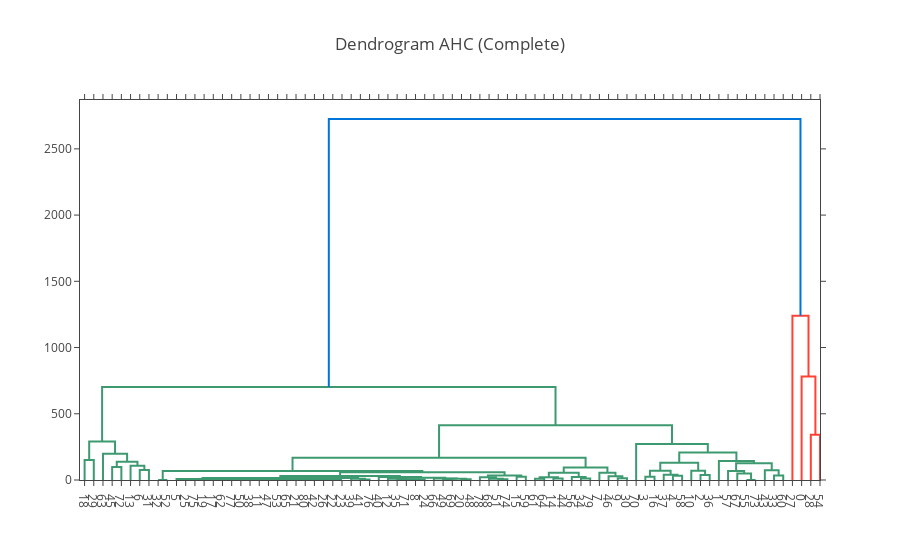

Source (notebook cell):
### Code cell
# Create dendrogram figures for Complete linkage
fig_complete = ff.create_dendrogram(X_ahc, orientation='bottom', linkagefun=lambda x: linkage_matrix_complete)
fig_complete.update_layout(title='Dendrogram AHC (Complete)')
fig_complete.show()

### Figure 1 — Plotly figure (JSON) as saved in the notebook; plotly's stock layout.template omitted (floating-point values rounded to 4 significant figures)
{"data": [{"hoverinfo": "text", "marker": {"color": "rgb(61,153,112)"}, "mode": "lines", "type": "scatter", "x": [5, 5, 15, 15], "xaxis": "x", "y": [0, 151.1, 151.1, 0], "yaxis": "y"}, {"hoverinfo": "text", "marker": {"color": "rgb(61,153,112)"}, "mode": "lines", "type": "scatter", "x": [35, 35, 45, 45], "xaxis": "x", "y": [0, 98.28, 98.28, 0], "yaxis": "y"}, {"hoverinfo": "text", "marker": {"color": "rgb(61,153,112)"}, "mode": "lines", "type": "scatter", "x": [65, 65, 75, 75], "xaxis": "x", "y": [0, 74.58, 74.58, 0], "yaxis": "y"}, {"hoverinfo": "text", "marker": {"color": "rgb(61,153,112)"}, "mode": "lines", "type": "scatter", "x": [55, 55, 70, 70], "xaxis": "x", "y": [0, 106.7, 106.7, 74.58], "yaxis": "y"}, {"hoverinfo": "text", "marker": {"color": "rgb(61,153,112)"}, "mode": "lines", "type": "scatter", "x": [40, 40, 62.5, 62.5], "xaxis": "x", "y": [98.28, 138.5, 138.5, 106.7], "yaxis": "y"}, {"hoverinfo": "text", "marker": {"color": "rgb(61,153,112)"}, "mode": "lines", "type": "scatter", "x": [25, 25, 51.25, 51.25], "xaxis": "x", "y": [0, 197.3, 197.3, 138.5], "yaxis": "y"}, {"hoverinfo": "text", "marker": {"color": "rgb(61,153,112)"}, "mode": "lines", "type": "scatter", "x": [10, 10, 38.12, 38.12], "xaxis": "x", "y": [151.1, 291.2, 291.2, 197.3], "yaxis": "y"}, {"hoverinfo": "text", "marker": {"color": "rgb(61,153,112)"}, "mode": "lines", "type": "scatter", "x": [85, 85, 95, 95], "xaxis": "x", "y": [0, 0, 0, 0], "yaxis": "y"}, {"hoverinfo": "text", "marker": {"color": "rgb(61,153,112)"}, "mode": "lines", "type": "scatter", "x": [115, 115, 125, 125], "xaxis": "x", "y": [0, 1.414, 1.414, 0], "yaxis": "y"}, {"hoverinfo": "text", "marker": {"color": "rgb(61,153,112)"}, "mode": "lines", "type": "scatter", "x": [145, 145, 155, 155], "xaxis": "x", "y": [0, 2.646, 2.646, 0], "yaxis": "y"}, {"hoverinfo": "text", "marker": {"color": "rgb(61,153,112)"}, "mode": "lines", "type": "scatter", "x": [135, 135, 150, 150], "xaxis": "x", "y": [0, 3.464, 3.464, 2.646], "yaxis": "y"}, {"hoverinfo": "text", "marker": {"color": "rgb(61,153,112)"}, "mode": "lines", "type": "scatter", "x": [120, 120, 142.5, 142.5], "xaxis": "x", "y": [1.414, 4, 4, 3.464], "yaxis": "y"}, {"hoverinfo": "text", "marker": {"color": "rgb(61,153,112)"}, "mode": "lines", "type": "scatter", "x": [195, 195, 205, 205], "xaxis": "x", "y": [0, 0, 0, 0], "yaxis": "y"}, {"hoverinfo": "text", "marker": {"color": "rgb(61,153,112)"}, "mode": "lines", "type": "scatter", "x": [215, 215, 225, 225], "xaxis": "x", "y": [0, 0, 0, 0], "yaxis": "y"}, {"hoverinfo": "text", "marker": {"color": "rgb(61,153,112)"}, "mode": "lines", "type": "scatter", "x": [200, 200, 220, 220], "xaxis": "x", "y": [0, 1, 1, 0], "yaxis": "y"}, {"hoverinfo": "text", "marker": {"color": "rgb(61,153,112)"}, "mode": "lines", "type": "scatter", "x": [185, 185, 210, 210], "xaxis": "x", "y": [0, 2.236, 2.236, 1], "yaxis": "y"}, {"hoverinfo": "text", "marker": {"color": "rgb(61,153,112)"}, "mode": "lines", "type": "scatter", "x": [175, 175, 197.5, 197.5], "xaxis": "x", "y": [0, 2.449, 2.449, 2.236], "yaxis": "y"}, {"hoverinfo": "text", "marker": {"color": "rgb(61,153,112)"}, "mode": "lines", "type": "scatter", "x": [235, 235, 245, 245], "xaxis": "x", "y": [0, 1.732, 1.732, 0], "yaxis": "y"}, {"hoverinfo": "text", "marker": {"color": "rgb(61,153,112)"}, "mode": "lines", "type": "scatter", "x": [275, 275, 285, 285], "xaxis": "x", "y": [0, 0, 0, 0], "yaxis": "y"}, {"hoverinfo": "text", "marker": {"color": "rgb(61,153,112)"}, "mode": "lines", "type": "scatter", "x": [265, 265, 280, 280], "xaxis": "x", "y": [0, 1, 1, 0], "yaxis": "y"}, {"hoverinfo": "text", "marker": {"color": "rgb(61,153,112)"}, "mode": "lines", "type": "scatter", "x": [255, 255, 272.5, 272.5], "xaxis": "x", "y": [0, 2, 2, 1], "yaxis": "y"}, {"hoverinfo": "text", "marker": {"color": "rgb(61,153,112)"}, "mode": "lines", "type": "scatter", "x": [240, 240, 263.8, 263.8], "xaxis": "x", "y": [1.732, 2.646, 2.646, 2], "yaxis": "y"}, {"hoverinfo": "text", "marker": {"color": "rgb(61,153,112)"}, "mode": "lines", "type": "scatter", "x": [186.2, 186.2, 251.9, 251.9], "xaxis": "x", "y": [2.449, 3.464, 3.464, 2.646], "yaxis": "y"}, {"hoverinfo": "text", "marker": {"color": "rgb(61,153,112)"}, "mode": "lines", "type": "scatter", "x": [165, 165, 219.1, 219.1], "xaxis": "x", "y": [0, 4.899, 4.899, 3.464], "yaxis": "y"}, {"hoverinfo": "text", "marker": {"color": "rgb(61,153,112)"}, "mode": "lines", "type": "scatter", "x": [131.2, 131.2, 192.0, 192.0], "xaxis": "x", "y": [4, 6.557, 6.557, 4.899], "yaxis": "y"}, {"hoverinfo": "text", "marker": {"color": "rgb(61,153,112)"}, "mode": "lines", "type": "scatter", "x": [105, 105, 161.6, 161.6], "xaxis": "x", "y": [0, 7.81, 7.81, 6.557], "yaxis": "y"}, {"hoverinfo": "text", "marker": {"color": "rgb(61,153,112)"}, "mode": "lines", "type": "scatter", "x": [305, 305, 315, 315], "xaxis": "x", "y": [0, 4.123, 4.123, 0], "yaxis": "y"}, {"hoverinfo": "text", "marker": {"color": "rgb(61,153,112)"}, "mode": "lines", "type": "scatter", "x": [295, 295, 310, 310], "xaxis": "x", "y": [0, 9.849, 9.849, 4.123], "yaxis": "y"}, {"hoverinfo": "text", "marker": {"color": "rgb(61,153,112)"}, "mode": "lines", "type": "scatter", "x": [133.3, 133.3, 302.5, 302.5], "xaxis": "x", "y": [7.81, 15.26, 15.26, 9.849], "yaxis": "y"}, {"hoverinfo": "text", "marker": {"color": "rgb(61,153,112)"}, "mode": "lines", "type": "scatter", "x": [365, 365, 375, 375], "xaxis": "x", "y": [0, 3.317, 3.317, 0], "yaxis": "y"}, {"hoverinfo": "text", "marker": {"color": "rgb(61,153,112)"}, "mode": "lines", "type": "scatter", "x": [355, 355, 370, 370], "xaxis": "x", "y": [0, 4, 4, 3.317], "yaxis": "y"}, {"hoverinfo": "text", "marker": {"color": "rgb(61,153,112)"}, "mode": "lines", "type": "scatter", "x": [345, 345, 362.5, 362.5], "xaxis": "x", "y": [0, 4.69, 4.69, 4], "yaxis": "y"}, {"hoverinfo": "text", "marker": {"color": "rgb(61,153,112)"}, "mode": "lines", "type": "scatter", "x": [335, 335, 353.8, 353.8], "xaxis": "x", "y": [0, 10.3, 10.3, 4.69], "yaxis": "y"}, {"hoverinfo": "text", "marker": {"color": "rgb(61,153,112)"}, "mode": "lines", "type": "scatter", "x": [395, 395, 405, 405], "xaxis": "x", "y": [0, 3.464, 3.464, 0], "yaxis": "y"}, {"hoverinfo": "text", "marker": {"color": "rgb(61,153,112)"}, "mode": "lines", "type": "scatter", "x": [415, 415, 425, 425], "xaxis": "x", "y": [0, 6.481, 6.481, 0], "yaxis": "y"}, {"hoverinfo": "text", "marker": {"color": "rgb(61,153,112)"}, "mode": "lines", "type": "scatter", "x": [400, 400, 420, 420], "xaxis": "x", "y": [3.464, 9.055, 9.055, 6.481], "yaxis": "y"}, {"hoverinfo": "text", "marker": {"color": "rgb(61,153,112)"}, "mode": "lines", "type": "scatter", "x": [385, 385, 410, 410], "xaxis": "x", "y": [0, 12.04, 12.04, 9.055], "yaxis": "y"}, {"hoverinfo": "text", "marker": {"color": "rgb(61,153,112)"}, "mode": "lines", "type": "scatter", "x": [344.4, 344.4, 397.5, 397.5], "xaxis": "x", "y": [10.3, 16.55, 16.55, 12.04], "yaxis": "y"}, {"hoverinfo": "text", "marker": {"color": "rgb(61,153,112)"}, "mode": "lines", "type": "scatter", "x": [325, 325, 370.9, 370.9], "xaxis": "x", "y": [0, 21.95, 21.95, 16.55], "yaxis": "y"}, {"hoverinfo": "text", "marker": {"color": "rgb(61,153,112)"}, "mode": "lines", "type": "scatter", "x": [217.9, 217.9, 348.0, 348.0], "xaxis": "x", "y": [15.26, 29.44, 29.44, 21.95], "yaxis": "y"}, {"hoverinfo": "text", "marker": {"color": "rgb(61,153,112)"}, "mode": "lines", "type": "scatter", "x": [455, 455, 465, 465], "xaxis": "x", "y": [0, 5.196, 5.196, 0], "yaxis": "y"}, {"hoverinfo": "text", "marker": {"color": "rgb(61,153,112)"}, "mode": "lines", "type": "scatter", "x": [445, 445, 460, 460], "xaxis": "x", "y": [0, 8.888, 8.888, 5.196], "yaxis": "y"}, {"hoverinfo": "text", "marker": {"color": "rgb(61,153,112)"}, "mode": "lines", "type": "scatter", "x": [435, 435, 452.5, 452.5], "xaxis": "x", "y": [0, 21, 21, 8.888], "yaxis": "y"}, {"hoverinfo": "text", "marker": {"color": "rgb(61,153,112)"}, "mode": "lines", "type": "scatter", "x": [475, 475, 485, 485], "xaxis": "x", "y": [0, 23.98, 23.98, 0], "yaxis": "y"}, {"hoverinfo": "text", "marker": {"color": "rgb(61,153,112)"}, "mode": "lines", "type": "scatter", "x": [443.8, 443.8, 480, 480], "xaxis": "x", "y": [21, 33.87, 33.87, 23.98], "yaxis": "y"}, {"hoverinfo": "text", "marker": {"color": "rgb(61,153,112)"}, "mode": "lines", "type": "scatter", "x": [282.9, 282.9, 461.9, 461.9], "xaxis": "x", "y": [29.44, 59.21, 59.21, 33.87], "yaxis": "y"}, {"hoverinfo": "text", "marker": {"color": "rgb(61,153,112)"}, "mode": "lines", "type": "scatter", "x": [90, 90, 372.4, 372.4], "xaxis": "x", "y": [0, 67.13, 67.13, 59.21], "yaxis": "y"}, {"hoverinfo": "text", "marker": {"color": "rgb(61,153,112)"}, "mode": "lines", "type": "scatter", "x": [495, 495, 505, 505], "xaxis": "x", "y": [0, 9.055, 9.055, 0], "yaxis": "y"}, {"hoverinfo": "text", "marker": {"color": "rgb(61,153,112)"}, "mode": "lines", "type": "scatter", "x": [515, 515, 525, 525], "xaxis": "x", "y": [0, 10.63, 10.63, 0], "yaxis": "y"}, {"hoverinfo": "text", "marker": {"color": "rgb(61,153,112)"}, "mode": "lines", "type": "scatter", "x": [500, 500, 520, 520], "xaxis": "x", "y": [9.055, 20.27, 20.27, 10.63], "yaxis": "y"}, {"hoverinfo": "text", "marker": {"color": "rgb(61,153,112)"}, "mode": "lines", "type": "scatter", "x": [545, 545, 555, 555], "xaxis": "x", "y": [0, 11.79, 11.79, 0], "yaxis": "y"}, {"hoverinfo": "text", "marker": {"color": "rgb(61,153,112)"}, "mode": "lines", "type": "scatter", "x": [535, 535, 550, 550], "xaxis": "x", "y": [0, 22.72, 22.72, 11.79], "yaxis": "y"}, {"hoverinfo": "text", "marker": {"color": "rgb(61,153,112)"}, "mode": "lines", "type": "scatter", "x": [510, 510, 542.5, 542.5], "xaxis": "x", "y": [20.27, 54.23, 54.23, 22.72], "yaxis": "y"}, {"hoverinfo": "text", "marker": {"color": "rgb(61,153,112)"}, "mode": "lines", "type": "scatter", "x": [585, 585, 595, 595], "xaxis": "x", "y": [0, 14.11, 14.11, 0], "yaxis": "y"}, {"hoverinfo": "text", "marker": {"color": "rgb(61,153,112)"}, "mode": "lines", "type": "scatter", "x": [575, 575, 590, 590], "xaxis": "x", "y": [0, 29.05, 29.05, 14.11], "yaxis": "y"}, {"hoverinfo": "text", "marker": {"color": "rgb(61,153,112)"}, "mode": "lines", "type": "scatter", "x": [565, 565, 582.5, 582.5], "xaxis": "x", "y": [0, 55.52, 55.52, 29.05], "yaxis": "y"}, {"hoverinfo": "text", "marker": {"color": "rgb(61,153,112)"}, "mode": "lines", "type": "scatter", "x": [526.2, 526.2, 573.8, 573.8], "xaxis": "x", "y": [54.23, 94.65, 94.65, 55.52], "yaxis": "y"}, {"hoverinfo": "text", "marker": {"color": "rgb(61,153,112)"}, "mode": "lines", "type": "scatter", "x": [231.2, 231.2, 550, 550], "xaxis": "x", "y": [67.13, 167.7, 167.7, 94.65], "yaxis": "y"}, {"hoverinfo": "text", "marker": {"color": "rgb(61,153,112)"}, "mode": "lines", "type": "scatter", "x": [615, 615, 625, 625], "xaxis": "x", "y": [0, 24.15, 24.15, 0], "yaxis": "y"}, {"hoverinfo": "text", "marker": {"color": "rgb(61,153,112)"}, "mode": "lines", "type": "scatter", "x": [645, 645, 655, 655], "xaxis": "x", "y": [0, 32.08, 32.08, 0], "yaxis": "y"}, {"hoverinfo": "text", "marker": {"color": "rgb(61,153,112)"}, "mode": "lines", "type": "scatter", "x": [635, 635, 650, 650], "xaxis": "x", "y": [0, 38.77, 38.77, 32.08], "yaxis": "y"}, {"hoverinfo": "text", "marker": {"color": "rgb(61,153,112)"}, "mode": "lines", "type": "scatter", "x": [620, 620, 642.5, 642.5], "xaxis": "x", "y": [24.15, 69.03, 69.03, 38.77], "yaxis": "y"}, {"hoverinfo": "text", "marker": {"color": "rgb(61,153,112)"}, "mode": "lines", "type": "scatter", "x": [675, 675, 685, 685], "xaxis": "x", "y": [0, 38.67, 38.67, 0], "yaxis": "y"}, {"hoverinfo": "text", "marker": {"color": "rgb(61,153,112)"}, "mode": "lines", "type": "scatter", "x": [665, 665, 680, 680], "xaxis": "x", "y": [0, 69.98, 69.98, 38.67], "yaxis": "y"}, {"hoverinfo": "text", "marker": {"color": "rgb(61,153,112)"}, "mode": "lines", "type": "scatter", "x": [631.2, 631.2, 672.5, 672.5], "xaxis": "x", "y": [69.03, 129.7, 129.7, 69.98], "yaxis": "y"}, {"hoverinfo": "text", "marker": {"color": "rgb(61,153,112)"}, "mode": "lines", "type": "scatter", "x": [725, 725, 735, 735], "xaxis": "x", "y": [0, 0, 0, 0], "yaxis": "y"}, {"hoverinfo": "text", "marker": {"color": "rgb(61,153,112)"}, "mode": "lines", "type": "scatter", "x": [715, 715, 730, 730], "xaxis": "x", "y": [0, 48.9, 48.9, 0], "yaxis": "y"}, {"hoverinfo": "text", "marker": {"color": "rgb(61,153,112)"}, "mode": "lines", "type": "scatter", "x": [705, 705, 722.5, 722.5], "xaxis": "x", "y": [0, 67.86, 67.86, 48.9], "yaxis": "y"}, {"hoverinfo": "text", "marker": {"color": "rgb(61,153,112)"}, "mode": "lines", "type": "scatter", "x": [755, 755, 765, 765], "xaxis": "x", "y": [0, 33.63, 33.63, 0], "yaxis": "y"}, {"hoverinfo": "text", "marker": {"color": "rgb(61,153,112)"}, "mode": "lines", "type": "scatter", "x": [745, 745, 760, 760], "xaxis": "x", "y": [0, 72.77, 72.77, 33.63], "yaxis": "y"}, {"hoverinfo": "text", "marker": {"color": "rgb(61,153,112)"}, "mode": "lines", "type": "scatter", "x": [713.8, 713.8, 752.5, 752.5], "xaxis": "x", "y": [67.86, 125.9, 125.9, 72.77], "yaxis": "y"}, {"hoverinfo": "text", "marker": {"color": "rgb(61,153,112)"}, "mode": "lines", "type": "scatter", "x": [695, 695, 733.1, 733.1], "xaxis": "x", "y": [0, 142.6, 142.6, 125.9], "yaxis": "y"}, {"hoverinfo": "text", "marker": {"color": "rgb(61,153,112)"}, "mode": "lines", "type": "scatter", "x": [651.9, 651.9, 714.1, 714.1], "xaxis": "x", "y": [129.7, 207.1, 207.1, 142.6], "yaxis": "y"}, {"hoverinfo": "text", "marker": {"color": "rgb(61,153,112)"}, "mode": "lines", "type": "scatter", "x": [605, 605, 683.0, 683.0], "xaxis": "x", "y": [0, 271.9, 271.9, 207.1], "yaxis": "y"}, {"hoverinfo": "text", "marker": {"color": "rgb(61,153,112)"}, "mode": "lines", "type": "scatter", "x": [390.6, 390.6, 644.0, 644.0], "xaxis": "x", "y": [167.7, 413.6, 413.6, 271.9], "yaxis": "y"}, {"hoverinfo": "text", "marker": {"color": "rgb(61,153,112)"}, "mode": "lines", "type": "scatter", "x": [24.06, 24.06, 517.3, 517.3], "xaxis": "x", "y": [291.2, 702.3, 702.3, 413.6], "yaxis": "y"}, {"hoverinfo": "text", "marker": {"color": "rgb(255,65,54)"}, "mode": "lines", "type": "scatter", "x": [795, 795, 805, 805], "xaxis": "x", "y": [0, 341.9, 341.9, 0], "yaxis": "y"}, {"hoverinfo": "text", "marker": {"color": "rgb(255,65,54)"}, "mode": "lines", "type": "scatter", "x": [785, 785, 800, 800], "xaxis": "x", "y": [0, 781.7, 781.7, 341.9], "yaxis": "y"}, {"hoverinfo": "text", "marker": {"color": "rgb(255,65,54)"}, "mode": "lines", "type": "scatter", "x": [775, 775, 792.5, 792.5], "xaxis": "x", "y": [0, 1241.0, 1241.0, 781.7], "yaxis": "y"}, {"hoverinfo": "text", "marker": {"color": "rgb(0,116,217)"}, "mode": "lines", "type": "scatter", "x": [270.7, 270.7, 783.8, 783.8], "xaxis": "x", "y": [702.3, 2725.0, 2725.0, 1241.0], "yaxis": "y"}], "layout": {"autosize": false, "height": null, "hovermode": "closest", "showlegend": false, "title": {"text": "Dendrogram AHC (Complete)"}, "width": null, "xaxis": {"mirror": "allticks", "rangemode": "tozero", "showgrid": false, "showline": true, "showticklabels": true, "tickmode": "array", "ticks": "outside", "ticktext": ["18", "29", "63", "45", "72", "13", "6", "31", "32", "52", "5", "25", "75", "19", "17", "62", "77", "50", "38", "11", "47", "53", "65", "21", "80", "42", "26", "22", "23", "39", "41", "76", "40", "12", "35", "71", "8", "24", "66", "49", "69", "20", "48", "78", "68", "51", "74", "15", "59", "61", "64", "14", "44", "56", "34", "79", "7", "46", "9", "30", "70", "3", "16", "37", "4", "58", "10", "2", "36", "1", "57", "67", "55", "73", "43", "33", "60", "27", "0", "28", "54"], "tickvals": [5, 15, 25, 35, 45, 55, 65, 75, 85, 95, 105, 115, 125, 135, 145, 155, 165, 175, 185, 195, 205, 215, 225, 235, 245, 255, 265, 275, 285, 295, 305, 315, 325, 335, 345, 355, 365, 375, 385, 395, 405, 415, 425, 435, 445, 455, 465, 475, 485, 495, 505, 515, 525, 535, 545, 555, 565, 575, 585, 595, 605, 615, 625, 635, 645, 655, 665, 675, 685, 695, 705, 715, 725, 735, 745, 755, 765, 775, 785, 795, 805], "type": "linear", "zeroline": false}, "yaxis": {"mirror": "allticks", "rangemode": "tozero", "showgrid": false, "showline": true, "showticklabels": true, "ticks": "outside", "type": "linear", "zeroline": false}}}
